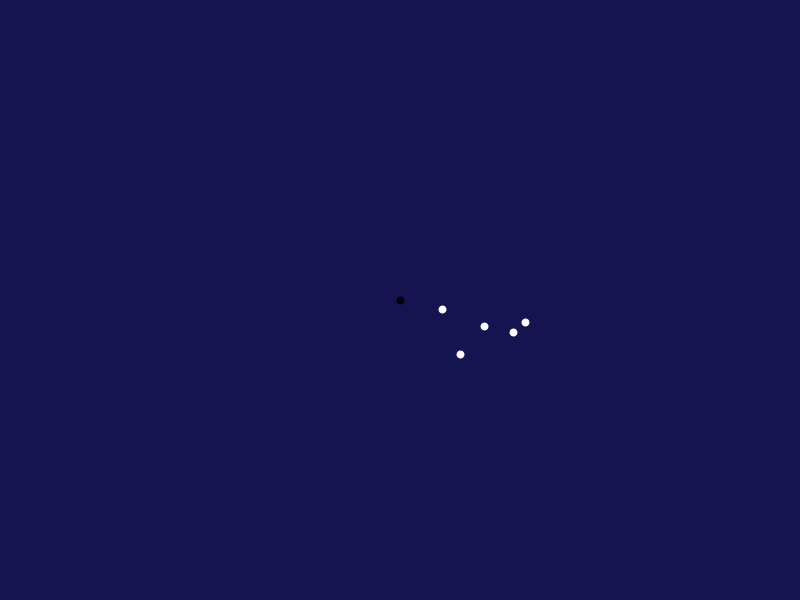
Frame 1 (no input)
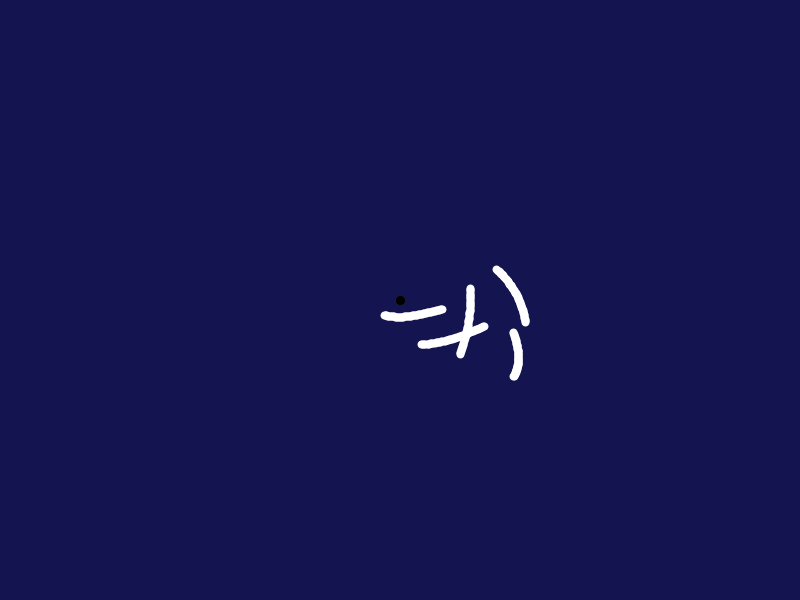
Frame 60 (the mouse pressed at the canvas centre just before this capture)
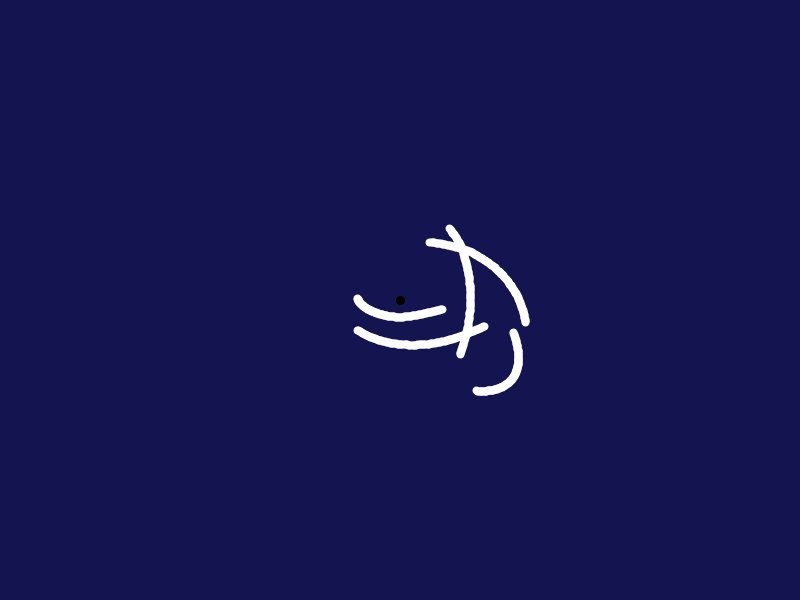
Frame 120 (the mouse held since frame 60 and released just before this capture)

The Processing sketch that drew these frames (run headless with seeded random() and noise(); from frame 60 on, the mouse is pressed at the canvas centre):

// Processing sketch: AttractToCenterAndOthers
// ── AttractToCenterAndOthers.pde
ArrayList<Particle> parts = new ArrayList<Particle>();

void setup() {
    size(800, 600);
    background(20, 20, 80);
    
    for (int i = 0; i < 5; i++) {
        //parts.add(new Particle(random(width), random(height), (i * 5) + 1));
        float x = random(width / 6) + ((width / 6) * 3);
        float y = random(height / 6) + ((height / 6) * 3);
        //parts.add(new Particle(x, y, (i * 5) + 1));
        parts.add(new Particle(x, y, 1));
    }
}

void draw() {
    stroke(0);
    strokeWeight(8);
    point(width / 2, height / 2);
    
    for (Particle p : parts) {
        p.Update(parts);
        p.Show();
    }
}
// ── Particle.pde
class Particle {
    PVector position;
    PVector velocity;
    PVector acceleration;
    
    int mass;

    public Particle(float x, float y, int objectMass) {
        position = new PVector(x, y);
        velocity = PVector.random2D();

        acceleration = new PVector(0, 0);
        mass = objectMass;
    }

    public void Show() {
        stroke(255);
        point(position.x, position.y);
    }
    
    // This is the extended version where velocity will be the sum of all accelleraion forces. They are the center of the screen, and the other particle(s)
    public void Update(ArrayList<Particle> parts) {
        // Add center acelleration first
        acceleration = Attract(new PVector(width / 2, height / 2), 5);
        
        for (Particle p : parts) {
            acceleration.add(Attract(p.position, p.mass));
        }

        velocity.add(acceleration);

        position.add(velocity);
        acceleration.mult(0);

        //if (position.x < 0) position.x = width;
        //if (position.x > width) position.x = 0;
        //if (position.y < 0) position.y = height;
        //if (position.y > height) position.y = 0;
    }

    public PVector Attract(PVector attractTo, int m) {
        PVector force = PVector.sub(attractTo, position);   // Calculate direction of force
        float d = force.mag();                              // Distance between objects
        d = constrain(d, 10, 25.0);                          // Limiting the distance to eliminate "extreme" results for very close or very far objects
        force.normalize();                                  // Normalize vector (distance doesn't matter here, we just want this vector for direction)
        float strength = (/*G*/1 * /*M2*/m * /*M1*/mass) / (d * d);     // Calculate gravitional force magnitude
        force.mult(strength);     // Get force vector --> magnitude * direction

        return force;
    }
}
